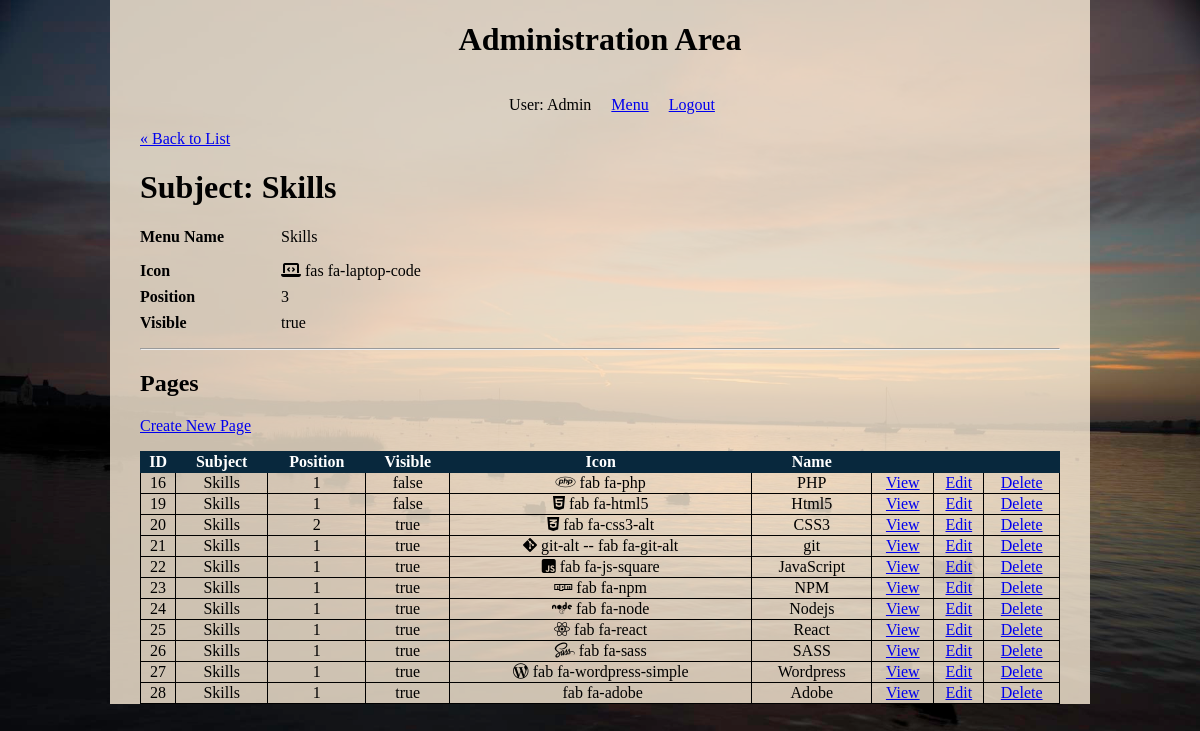
The app's page /administration/subjects/show.php?id=11 (signed in) with its own data.
### tables this page shows
CREATE TABLE IF NOT EXISTS `subjects` (
  `id` int(11) NOT NULL AUTO_INCREMENT,
  `icon` varchar(20) DEFAULT NULL,
  `menu_name` varchar(255) DEFAULT NULL,
  `position` int(3) DEFAULT NULL,
  `visible` tinyint(1) DEFAULT NULL,
  PRIMARY KEY (`id`)
);

CREATE TABLE IF NOT EXISTS `pages` (
  `id` int(11) NOT NULL AUTO_INCREMENT,
  `subject_id` int(11) DEFAULT NULL,
  `menu_name` varchar(255) DEFAULT NULL,
  `icon` varchar(30) NOT NULL,
  `position` int(3) DEFAULT NULL,
  `visible` tinyint(1) DEFAULT NULL,
  `content` text,
  PRIMARY KEY (`id`),
  KEY `fk_subject_id` (`subject_id`)
);

### private/functions.php (called while the page is built, shortened)
<?php
    function link_to($script_path) {
        return WWW_ROOT . $script_path;
    }
    function h_u($string="") {
        return htmlspecialchars(urlencode($string));
    }
    function h($string="") {
        return htmlspecialchars($string);
    }
?>

### private/classes/databaseobject.class.php (called while the page is built, shortened)
<?php
class DatabaseObject {
    static protected $database;
    static protected $table_name = "";
    static public function set_database($database) {
        self::$database = $database;
    }
    static public function find_by_sql($sql) {
        $result = self::$database->query($sql);
        $object_array = [];
        while($record = $result->fetch_assoc()) {
            $object = new static;
            foreach($record as $property => $value) {
                if(property_exists($object, $property)) {
                    $object->$property = $value;
                }
            }
            $object_array[] = $object;
        }
        return $object_array;
    }
    static public function find_all($options=[]) {
        $visible = $options['visible'] ?? false;
        $subject_id = $options['subject_id'] ?? false;
        $sql = "SELECT * FROM " . static::$table_name;
        return static::find_by_sql($sql);
    }
    static public function find_by_id($id) {
        $sql = "SELECT * FROM " . static::$table_name . " ";
        $sql .= "WHERE id='" . self::$database->escape_string($id) . "'";
        $obj_array = static::find_by_sql($sql);
        if(!empty($obj_array)) {
            return array_shift($obj_array);
        } else {
            return false;
        }
    }
}
?>

### public/administration/subjects/show.php (the view, shortened to what this page needs)
<?php require_once('../../../private/initialize.php');
    $id = $_GET['id'] ?? redirect_to('/administration/subjects/index.php');
    $subject = Subject::find_by_id($id);
    $pages = WebPage::find_all($subject->id);
    include(SHARED_PATH . '/administration_header.php');
?>
<div id="content">
    <a class="back-link" href="<?php echo link_to('/administration/subjects/index.php'); ?>">&laquo; Back to List</a>
    <div class="subject show">
        <h1>Subject: <?php echo h($subject->menu_name); ?></h1>
        <div class="attributes">
            <dl>
                <dt>Menu Name</dt>
                <dd><?php echo h($subject->menu_name); ?></dd>
            </dl>
            <dl>
            <dl>
                <dt>Icon</dt>
                <dd>
                <i class="<?php echo h($subject->icon); ?>"></i>
                <?php echo h($subject->icon); ?></dd>
            </dl>
            <dl>
                <dt>Position</dt>
                <dd><?php echo h($subject->position); ?></dd>
            </dl>
            <dl>
                <dt>Visible</dt>
                <dd><?php echo $subject->visible == '1' ? 'true' : 'false'; ?></dd>
            </dl>
        </div>
        <hr />
        <div class="pages listing">
            <h2>Pages</h2>
            <div class="actions">
                <a class="action" href="<?php echo link_to('/administration/pages/new.php?subject_id=' . h_u($subject->id)); ?>">Create New Page</a>
            </div>
            <table class="list">
                <tr>
                    <th>ID</th>
                    <th>Subject</th>
                    <th>Position</th>
                    <th>Visible</th>
                    <th>Icon</th>
                    <th>Name</th>
                    <th>&nbsp;</th>
                    <th>&nbsp;</th>
                    <th>&nbsp;</th>
                </tr>
                <?php foreach($pages as $page) { ?>
                    <?php if($page->subject_id == $subject->id) { ?>
                        <tr>
                        <td><?php echo h($page->id); ?></td>
                        <td><?php echo h($subject->menu_name); ?></td>
                        <td><?php echo h($page->position); ?></td>
                        <td><?php echo $page->visible == 1 ? 'true' : 'false'; ?></td>
                        <td>
                            <i class="<?php echo h($page->icon); ?>"> </i>
                            <?php echo h($page->icon); ?>
                        </td>
                        <td><?php echo h($page->menu_name); ?></td>
                        <td><a class="action" href="<?php echo link_to('/administration/pages/show.php?id=' . h_u($page->id)); ?>">View</a></td>
                        <td><a class="action" href="<?php echo link_to('/administration/pages/edit.php?id=' . h_u($page->id)); ?>">Edit</a></td>
                        <td><a class="action" href="<?php echo link_to('/administration/pages/delete.php?id=' . h_u($page->id)); ?>">Delete</a></td>
                    </tr>
                    <?php } ?>
                <?php } ?>
            </table>
        </div>
    </div>
</div>

### public/css/login.css (style rules this page uses)
html { height: 100%; }
html body { height: 100%; background-color: #684730c4; background-image: url("/public/images/homepage_assets/05.jpg"); background-color: #cccccc; background-position: center; background-repeat: no-repeat; background-size: 100% 100%; display: -webkit-box; display: -ms-flexbox; display: flex; -webkit-box-align: center; -ms-flex-align: center; align-items: center; -webkit-box-orient: vertical; -webkit-box-direction: normal; -ms-flex-direction: column; flex-direction: column; }

### public/css/administration.css (style rules this page uses)
html { height: 100%; width: 100%; }
html body { width: 100%; margin: 0; padding: 0; }
html body .wrapper #content { width: 920px; min-height: 500px; padding: 0 30px; }
html body .wrapper #content .actions { margin-bottom: 1em; }
html body .wrapper #content table { border-collapse: collapse; vertical-align: top; width: 100%; text-align: center; }
html body .wrapper #content table tr td { border: 1px solid; text-align: center; }
html body .wrapper #content table tr th { border: 1px solid #08283d; background: #08283d; color: #ffffff; text-align: center; }
html body .wrapper #content dl { clear: both; overflow: hidden; margin: 0.5em 0; }
html body .wrapper #content dl dt { float: left; font-weight: bold; width: 125px; }
html body .wrapper #content dl dd { float: left; margin-left: 1em; }

### records on screen
subjects: menu_name "Skills", icon "fas fa-laptop-code", position "3"
pages: id "16", subject.menu_name "Skills", position "1", visible "false", icon "fab fa-php", menu_name "PHP"
pages: id "19", subject.menu_name "Skills", position "1", visible "false", icon "fab fa-html5", menu_name "Html5"
pages: id "20", subject.menu_name "Skills", position "2", visible "true", icon "fab fa-css3-alt", menu_name "CSS3"
pages: id "21", subject.menu_name "Skills", position "1", visible "true", icon "git-alt -- fab fa-git-alt", menu_name "git"
pages: id "22", subject.menu_name "Skills", position "1", visible "true", icon "fab fa-js-square", menu_name "JavaScript"
pages: id "23", subject.menu_name "Skills", position "1", visible "true", icon "fab fa-npm", menu_name "NPM"
pages: id "24", subject.menu_name "Skills", position "1", visible "true", icon "fab fa-node", menu_name "Nodejs"
pages: id "25", subject.menu_name "Skills", position "1", visible "true", icon "fab fa-react", menu_name "React"
pages: id "26", subject.menu_name "Skills", position "1", visible "true", icon "fab fa-sass", menu_name "SASS"
pages: id "27", subject.menu_name "Skills", position "1", visible "true", icon "fab fa-wordpress-simple", menu_name "Wordpress"
pages: id "28", subject.menu_name "Skills", position "1", visible "true", icon "fab fa-adobe", menu_name "Adobe"

### other values on screen
$_SESSION['username'] "Admin"
